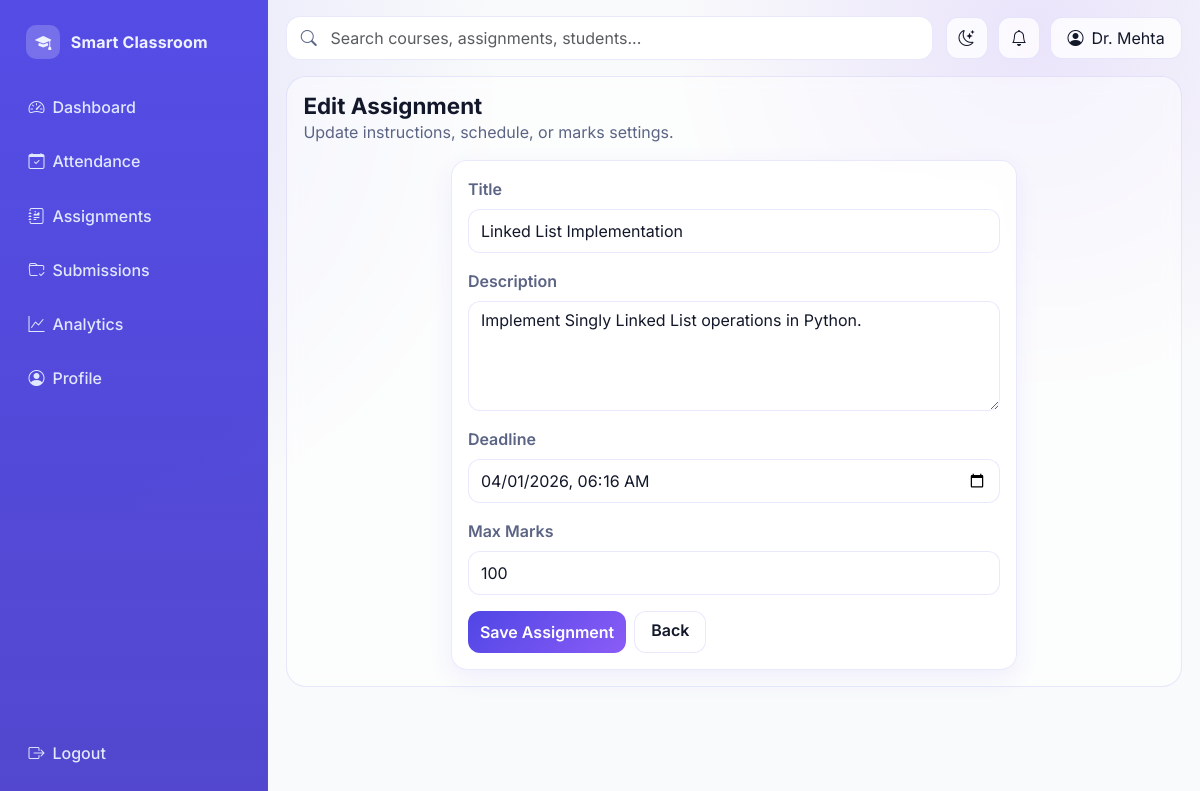
The page /teacher/assignments/1/edit (signed in) on the database its author committed.
### models/__init__.py (models this page shows, shortened)
class User(UserMixin, db.Model):
    id = db.Column(db.Integer, primary_key=True)
    name = db.Column(db.String(120), nullable=False)
    email = db.Column(db.String(120), unique=True, nullable=False, index=True)
    password = db.Column(db.String(255), nullable=False)
    role = db.Column(db.String(20), nullable=False)
    student_profile = db.relationship("StudentProfile", backref="user", uselist=False)
    teacher_profile = db.relationship("TeacherProfile", backref="user", uselist=False)

class Assignment(db.Model):
    id = db.Column(db.Integer, primary_key=True)
    teacher_id = db.Column(db.Integer, db.ForeignKey("teacher_profile.user_id"), nullable=False)
    title = db.Column(db.String(200), nullable=False)
    description = db.Column(db.Text, nullable=False)
    deadline = db.Column(db.DateTime, nullable=False)
    max_marks = db.Column(db.Integer, nullable=False)
    created_at = db.Column(db.DateTime, default=lambda: datetime.now(timezone.utc), nullable=False)
    submissions = db.relationship("Submission", backref="assignment", lazy=True, cascade="all, delete")

### routes/teacher_routes.py (the view, shortened to what this page needs)
@teacher_bp.route("/assignments/<int:assignment_id>/edit", methods=["GET", "POST"])
@login_required
@role_required("Teacher")
def edit_assignment(assignment_id):
    assignment = Assignment.query.filter_by(id=assignment_id, teacher_id=current_user.id).first_or_404()
    form = AssignmentForm(obj=assignment)
    return render_template("teacher/assignment_edit.html", form=form, assignment=assignment)

### forms/teacher_forms.py
class AssignmentForm(FlaskForm):
    title = StringField("Title", validators=[InputRequired(), Length(min=3, max=200)])
    description = TextAreaField("Description", validators=[InputRequired(), Length(min=5)])
    deadline = DateTimeLocalField("Deadline", format="%Y-%m-%dT%H:%M", validators=[InputRequired()])
    max_marks = IntegerField("Max Marks", validators=[InputRequired(), NumberRange(min=1, max=1000)])
    submit = SubmitField("Save Assignment")

### app.py (called while the page is built)
def create_app():
    app = Flask(__name__)
    app.config.from_object(Config)
    os.makedirs(app.config["UPLOAD_FOLDER"], exist_ok=True)
    db.init_app(app)
    bcrypt.init_app(app)
    login_manager.init_app(app)
    csrf.init_app(app)
    register_blueprints(app)
    @app.context_processor
    def inject_globals():
        return {"app_name": "College Management System"}
    with app.app_context():
        db.create_all()
    return app

### models/__init__.py (called while the page is built)
@login_manager.user_loader
def load_user(user_id):
    return User.query.get(int(user_id))

### templates/teacher/assignment_edit.html (shortened to what this page needs)
{% extends 'base.html' %} {% block title %} - Edit Assignment{% endblock %} {%
block content %}
<section class="page-header">
  <div>
    <h1 class="page-title">Edit Assignment</h1>
    <p class="text-muted-soft mb-0">
      Update instructions, schedule, or marks settings.
    </p>
  </div>
</section>
<div class="row justify-content-center">
  <div class="col-lg-8">
    <article class="app-card p-3">
      <form method="POST">
        <div class="mb-3">
          {{ form.title.label(class='form-label') }} {{
          form.title(class='form-control') }}
        </div>
        <div class="mb-3">
          {{ form.description.label(class='form-label') }} {{
          form.description(class='form-control', rows=4) }}
        </div>
        <div class="mb-3">
          {{ form.deadline.label(class='form-label') }} {{
          form.deadline(class='form-control') }}
        </div>
        <div class="mb-3">
          {{ form.max_marks.label(class='form-label') }} {{
          form.max_marks(class='form-control') }}
        </div>
        <div class="d-flex gap-2">
          {{ form.submit(class='btn btn-success') }}
          <a
            href="{{ url_for('teacher.assignments') }}"
            class="btn btn-soft px-3"
            >Back</a
          >
        </div>
      </form>
    </article>
  </div>
</div>
{% endblock %}

### templates/base.html (shortened to what this page needs)
<!doctype html>
<html lang="en">
  <head>
    <link
      href="https://cdn.jsdelivr.net/npm/bootstrap@5.3.3/dist/css/bootstrap.min.css"
      rel="stylesheet"
    />
    <link
      rel="stylesheet"
      href="https://cdn.jsdelivr.net/npm/bootstrap-icons@1.11.3/font/bootstrap-icons.min.css"
    />
    <link
      rel="stylesheet"
      href="{{ url_for('static', filename='css/styles.css') }}"
    />
  </head>
  <body>
    {% if current_user.is_authenticated %}
    <div class="app-shell">
      <aside class="sidebar d-flex flex-column" id="appSidebar">
        <a class="brand" href="{{ url_for('core.index') }}">
          <span class="brand-dot"><i class="bi bi-mortarboard-fill"></i></span>
          <span>Smart Classroom</span>
        </a>
        <div class="nav-section">
          {% if current_user.role == 'Teacher' %} {% set nav = [
          ('teacher.dashboard', 'Dashboard', 'bi-speedometer2'),
          ('teacher.attendance', 'Attendance', 'bi-calendar-check'),
          ('teacher.assignments', 'Assignments', 'bi-journal-richtext'),
          ('teacher.submissions', 'Submissions', 'bi-folder-check'),
          ('teacher.analytics', 'Analytics', 'bi-graph-up') ] %} {% else %} {%
          set nav = [ ('student.dashboard', 'Dashboard', 'bi-speedometer2'),
          ('student.attendance', 'Attendance', 'bi-calendar-check'),
          ('student.assignments', 'Assignments', 'bi-journal-richtext'),
          ('student.grades', 'Grades', 'bi-award'), ('student.analytics',
          'Analytics', 'bi-graph-up') ] %} {% endif %} {% for endpoint, label,
          icon in nav %}
          <a
            class="nav-link-item {% if request.endpoint == endpoint %}active{% endif %}"
            href="{{ url_for(endpoint) }}"
          >
            <span><i class="bi {{ icon }} me-2"></i>{{ label }}</span>
          </a>
          {% endfor %}
          <a class="nav-link-item" href="#" aria-disabled="true">
            <span><i class="bi bi-person-circle me-2"></i>Profile</span>
          </a>
        </div>
        <div class="sidebar-footer">
          <a class="nav-link-item" href="{{ url_for('auth.logout') }}">
            <span><i class="bi bi-box-arrow-right me-2"></i>Logout</span>
          </a>
        </div>
      </aside>
      <section class="workspace">
        <header class="topbar">
          <div class="search-wrap">
            <i class="bi bi-search search-icon"></i>
            <input
              class="form-control"
              type="search"
              placeholder="Search courses, assignments, students..."
              aria-label="Search"
            />
          </div>
          <div class="toolbar-actions">
            <button
              class="icon-btn"
              id="darkModeToggle"
              type="button"
              aria-label="Toggle dark mode"
            >
              <i class="bi bi-moon-stars"></i>
            </button>
            <button class="icon-btn" type="button" aria-label="Notifications">
              <i class="bi bi-bell"></i>
            </button>
            <div
              class="btn-soft px-3 d-flex align-items-center gap-2"
              role="button"
              tabindex="0"
            >
              <i class="bi bi-person-circle"></i>
              <span class="hidden-mobile">{{ current_user.name }}</span>
            </div>
          </div>
        </header>
        {% endif %}
        <main
          class="{% if current_user.is_authenticated %}content-wrap{% else %}container pb-4{% endif %}"
        >
          {% block content %}{% endblock %}
        </main>
        {% if current_user.is_authenticated %}
      </section>
    </div>
    {% endif %}
  </body>
</html>

### static/css/styles.css (style rules this page uses)
:root { --bg: #f9fafb; --surface: rgba(255, 255, 255, 0.78); --surface-solid: #ffffff; --surface-muted: #f3f5fb; --text: #12172a; --text-soft: #5b6484; --primary: #4f46e5; --primary-2: #6366f1; --accent: #8b5cf6; --success: #16a34a; --danger: #ef4444; --warning: #f59e0b; --border: rgba(99, 102, 241, 0.14); --shadow-sm: 0 8px 24px rgba(79, 70, 229, 0.08); --shadow-md: 0 18px 44px rgba(31, 41, 55, 0.12); --radius-sm: 12px; --radius-md: 16px; --radius-lg: 20px; --transition: 240ms ease-in-out; }
* { box-sizing: border-box; }
html, body { margin: 0; padding: 0; min-height: 100%; font-family: "Inter", "Poppins", "Segoe UI", sans-serif; font-size: 16px; color: var(--text); background: radial-gradient( circle at 5% 12%, rgba(99, 102, 241, 0.16), transparent 33% ), radial-gradient( circle at 86% 4%, rgba(139, 92, 246, 0.14), transparent 28% ), var(--bg); }
a { color: inherit; }
.glass-card, .card, .app-card { border: 1px solid var(--border); background: var(--surface); backdrop-filter: blur(12px); border-radius: var(--radius-md); box-shadow: var(--shadow-sm); transition: transform var(--transition), box-shadow var(--transition), border-color var(--transition); }
.app-shell { display: grid; grid-template-columns: 268px 1fr; min-height: 100vh; }
.sidebar { position: sticky; top: 0; height: 100vh; padding: 1rem; border-right: 1px solid var(--border); background: linear-gradient( 180deg, rgba(79, 70, 229, 0.96), rgba(67, 56, 202, 0.92) ); color: #eef2ff; }
.brand { display: flex; align-items: center; gap: 0.65rem; font-weight: 700; letter-spacing: 0.01em; text-decoration: none; padding: 0.55rem 0.65rem; border-radius: 10px; }
.brand-dot { width: 34px; height: 34px; display: grid; place-items: center; border-radius: 10px; background: rgba(255, 255, 255, 0.2); }
.nav-section { margin-top: 1rem; }
.nav-link-item { display: flex; align-items: center; justify-content: space-between; margin-bottom: 0.45rem; padding: 0.72rem 0.78rem; border-radius: 12px; color: #e0e7ff; font-weight: 500; text-decoration: none; transition: background var(--transition), transform var(--transition); }
.sidebar-footer { margin-top: auto; padding-top: 1rem; }
.workspace { padding: 1rem 1.15rem 1.5rem; }
.topbar { display: grid; grid-template-columns: 1fr auto; align-items: center; gap: 0.8rem; margin-bottom: 1rem; }
.search-wrap { position: relative; }
.search-wrap .form-control { background: var(--surface-solid); border: 1px solid var(--border); border-radius: 14px; min-height: 44px; padding-left: 2.7rem; }
.search-icon { position: absolute; left: 0.9rem; top: 50%; transform: translateY(-50%); color: var(--text-soft); }
.toolbar-actions { display: flex; align-items: center; gap: 0.65rem; }
.icon-btn, .btn-soft { border: 1px solid var(--border); background: var(--surface); border-radius: 12px; min-height: 42px; min-width: 42px; color: var(--text); transition: all var(--transition); }
.content-wrap { border-radius: var(--radius-lg); border: 1px solid var(--border); background: rgba(255, 255, 255, 0.52); backdrop-filter: blur(8px); padding: 1rem; }
.page-header { display: flex; align-items: center; justify-content: space-between; gap: 1rem; margin-bottom: 1rem; }
.page-title { margin: 0; font-size: 1.4rem; font-weight: 700; }
.text-muted-soft { color: var(--text-soft); }
.btn { border-radius: 12px; font-weight: 600; transition: all var(--transition); }
.btn-primary, .btn-success { border: none; background: linear-gradient(135deg, var(--primary), var(--accent)); }
.form-control, .form-select { border-radius: 12px; border: 1px solid var(--border); background: var(--surface-solid); color: var(--text); min-height: 44px; transition: border-color var(--transition), box-shadow var(--transition), transform var(--transition); }
.form-label { font-weight: 600; color: var(--text-soft); }
.hidden-mobile { display: inline; }

### rows shown on the page
User: name "Dr. Mehta"
Assignment: title "Linked List Implementation", description "Implement Singly Linked List operations in Python.", deadline "04/01/2026 06:16", max_marks "100"

### other values the page prints
{{ label }} "Dashboard" "Attendance" "Assignments" "Submissions" "Analytics"
